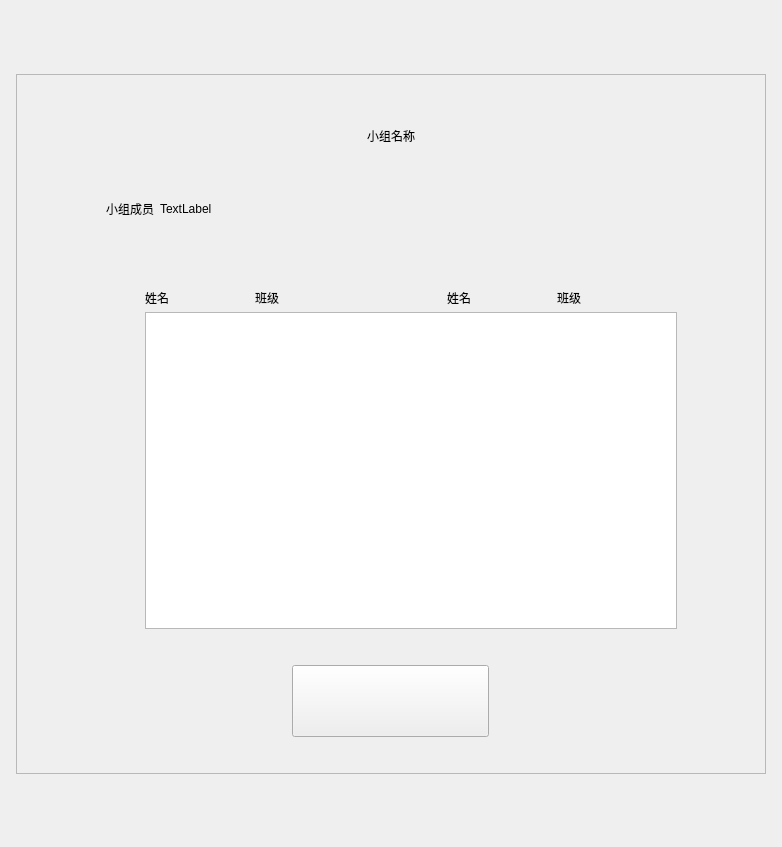
<?xml version="1.0" encoding="UTF-8"?>
<ui version="4.0">
 <class>SYAdminGroupMemberWindow</class>
 <widget class="QWidget" name="SYAdminGroupMemberWindow">
  <property name="geometry">
   <rect>
    <x>0</x>
    <y>0</y>
    <width>782</width>
    <height>847</height>
   </rect>
  </property>
  <property name="windowTitle">
   <string>SimLaparo</string>
  </property>
  <layout class="QVBoxLayout" name="verticalLayout_2">
   <item>
    <spacer name="verticalSpacer_4">
     <property name="orientation">
      <enum>Qt::Vertical</enum>
     </property>
     <property name="sizeHint" stdset="0">
      <size>
       <width>20</width>
       <height>87</height>
      </size>
     </property>
    </spacer>
   </item>
   <item>
    <layout class="QHBoxLayout" name="horizontalLayout_2">
     <item>
      <spacer name="horizontalSpacer_4">
       <property name="orientation">
        <enum>Qt::Horizontal</enum>
       </property>
       <property name="sizeHint" stdset="0">
        <size>
         <width>40</width>
         <height>20</height>
        </size>
       </property>
      </spacer>
     </item>
     <item>
      <widget class="QFrame" name="frame">
       <property name="minimumSize">
        <size>
         <width>750</width>
         <height>700</height>
        </size>
       </property>
       <property name="maximumSize">
        <size>
         <width>750</width>
         <height>700</height>
        </size>
       </property>
       <property name="frameShape">
        <enum>QFrame::StyledPanel</enum>
       </property>
       <property name="frameShadow">
        <enum>QFrame::Raised</enum>
       </property>
       <layout class="QVBoxLayout" name="verticalLayout" stretch="0,0">
        <property name="spacing">
         <number>0</number>
        </property>
        <property name="leftMargin">
         <number>80</number>
        </property>
        <property name="topMargin">
         <number>52</number>
        </property>
        <property name="rightMargin">
         <number>80</number>
        </property>
        <property name="bottomMargin">
         <number>36</number>
        </property>
        <item>
         <layout class="QVBoxLayout" name="verticalLayout_4">
          <property name="spacing">
           <number>0</number>
          </property>
          <item>
           <widget class="QLabel" name="lb_title">
            <property name="minimumSize">
             <size>
              <width>500</width>
              <height>0</height>
             </size>
            </property>
            <property name="text">
             <string>小组名称</string>
            </property>
            <property name="alignment">
             <set>Qt::AlignCenter</set>
            </property>
           </widget>
          </item>
          <item>
           <spacer name="verticalSpacer_7">
            <property name="orientation">
             <enum>Qt::Vertical</enum>
            </property>
            <property name="sizeType">
             <enum>QSizePolicy::Fixed</enum>
            </property>
            <property name="sizeHint" stdset="0">
             <size>
              <width>0</width>
              <height>45</height>
             </size>
            </property>
           </spacer>
          </item>
          <item>
           <widget class="QFrame" name="HeadFrame">
            <layout class="QHBoxLayout" name="TitleLayout">
             <item>
              <widget class="QLabel" name="lb_00">
               <property name="text">
                <string>小组成员</string>
               </property>
              </widget>
             </item>
             <item>
              <widget class="QLabel" name="lb_memernum">
               <property name="text">
                <string>TextLabel</string>
               </property>
              </widget>
             </item>
             <item>
              <spacer name="horizontalSpacer_6">
               <property name="orientation">
                <enum>Qt::Horizontal</enum>
               </property>
               <property name="sizeHint" stdset="0">
                <size>
                 <width>40</width>
                 <height>20</height>
                </size>
               </property>
              </spacer>
             </item>
            </layout>
           </widget>
          </item>
          <item>
           <spacer name="verticalSpacer_6">
            <property name="orientation">
             <enum>Qt::Vertical</enum>
            </property>
            <property name="sizeType">
             <enum>QSizePolicy::Fixed</enum>
            </property>
            <property name="sizeHint" stdset="0">
             <size>
              <width>0</width>
              <height>25</height>
             </size>
            </property>
           </spacer>
          </item>
          <item>
           <layout class="QHBoxLayout" name="horizontalLayout_4">
            <property name="spacing">
             <number>0</number>
            </property>
            <property name="bottomMargin">
             <number>0</number>
            </property>
            <item>
             <layout class="QVBoxLayout" name="verticalLayout_7" stretch="0">
              <property name="spacing">
               <number>0</number>
              </property>
              <item>
               <widget class="QFrame" name="frame_left">
                <layout class="QVBoxLayout" name="verticalLayout_9">
                 <property name="spacing">
                  <number>0</number>
                 </property>
                 <property name="leftMargin">
                  <number>48</number>
                 </property>
                 <property name="topMargin">
                  <number>30</number>
                 </property>
                 <property name="rightMargin">
                  <number>0</number>
                 </property>
                 <property name="bottomMargin">
                  <number>0</number>
                 </property>
                 <item>
                  <layout class="QHBoxLayout" name="horizontalLayout_5">
                   <property name="spacing">
                    <number>0</number>
                   </property>
                   <property name="leftMargin">
                    <number>0</number>
                   </property>
                   <item>
                    <widget class="QLabel" name="lb_name">
                     <property name="minimumSize">
                      <size>
                       <width>110</width>
                       <height>29</height>
                      </size>
                     </property>
                     <property name="maximumSize">
                      <size>
                       <width>110</width>
                       <height>29</height>
                      </size>
                     </property>
                     <property name="text">
                      <string>姓名</string>
                     </property>
                    </widget>
                   </item>
                   <item>
                    <widget class="QLabel" name="lb_class">
                     <property name="minimumSize">
                      <size>
                       <width>120</width>
                       <height>0</height>
                      </size>
                     </property>
                     <property name="maximumSize">
                      <size>
                       <width>120</width>
                       <height>16777215</height>
                      </size>
                     </property>
                     <property name="text">
                      <string>班级</string>
                     </property>
                    </widget>
                   </item>
                   <item>
                    <spacer name="horizontalSpacer_5">
                     <property name="orientation">
                      <enum>Qt::Horizontal</enum>
                     </property>
                     <property name="sizeType">
                      <enum>QSizePolicy::Expanding</enum>
                     </property>
                     <property name="sizeHint" stdset="0">
                      <size>
                       <width>80</width>
                       <height>20</height>
                      </size>
                     </property>
                    </spacer>
                   </item>
                   <item>
                    <widget class="QLabel" name="label">
                     <property name="minimumSize">
                      <size>
                       <width>110</width>
                       <height>0</height>
                      </size>
                     </property>
                     <property name="maximumSize">
                      <size>
                       <width>110</width>
                       <height>16777215</height>
                      </size>
                     </property>
                     <property name="text">
                      <string>姓名</string>
                     </property>
                    </widget>
                   </item>
                   <item>
                    <widget class="QLabel" name="label_2">
                     <property name="minimumSize">
                      <size>
                       <width>120</width>
                       <height>0</height>
                      </size>
                     </property>
                     <property name="maximumSize">
                      <size>
                       <width>120</width>
                       <height>16777215</height>
                      </size>
                     </property>
                     <property name="text">
                      <string>班级</string>
                     </property>
                    </widget>
                   </item>
                  </layout>
                 </item>
                 <item>
                  <widget class="QListWidget" name="list_this">
                   <property name="minimumSize">
                    <size>
                     <width>532</width>
                     <height>0</height>
                    </size>
                   </property>
                   <property name="maximumSize">
                    <size>
                     <width>260</width>
                     <height>16777215</height>
                    </size>
                   </property>
                   <property name="focusPolicy">
                    <enum>Qt::NoFocus</enum>
                   </property>
                   <property name="editTriggers">
                    <set>QAbstractItemView::NoEditTriggers</set>
                   </property>
                  </widget>
                 </item>
                </layout>
               </widget>
              </item>
             </layout>
            </item>
            <item>
             <spacer name="horizontalSpacer">
              <property name="orientation">
               <enum>Qt::Horizontal</enum>
              </property>
              <property name="sizeHint" stdset="0">
               <size>
                <width>40</width>
                <height>20</height>
               </size>
              </property>
             </spacer>
            </item>
            <item>
             <spacer name="horizontalSpacer_2">
              <property name="orientation">
               <enum>Qt::Horizontal</enum>
              </property>
              <property name="sizeHint" stdset="0">
               <size>
                <width>40</width>
                <height>20</height>
               </size>
              </property>
             </spacer>
            </item>
            <item>
             <layout class="QVBoxLayout" name="verticalLayout_5">
              <property name="spacing">
               <number>25</number>
              </property>
             </layout>
            </item>
           </layout>
          </item>
         </layout>
        </item>
        <item>
         <widget class="QFrame" name="frambottom">
          <layout class="QVBoxLayout" name="verticalLayout_3">
           <property name="spacing">
            <number>0</number>
           </property>
           <property name="leftMargin">
            <number>0</number>
           </property>
           <property name="topMargin">
            <number>0</number>
           </property>
           <property name="rightMargin">
            <number>0</number>
           </property>
           <property name="bottomMargin">
            <number>0</number>
           </property>
           <item>
            <spacer name="verticalSpacer_3">
             <property name="orientation">
              <enum>Qt::Vertical</enum>
             </property>
             <property name="sizeType">
              <enum>QSizePolicy::Fixed</enum>
             </property>
             <property name="sizeHint" stdset="0">
              <size>
               <width>20</width>
               <height>36</height>
              </size>
             </property>
            </spacer>
           </item>
           <item>
            <layout class="QHBoxLayout" name="horizontalLayout">
             <item>
              <widget class="QPushButton" name="bt_conform">
               <property name="minimumSize">
                <size>
                 <width>197</width>
                 <height>72</height>
                </size>
               </property>
               <property name="maximumSize">
                <size>
                 <width>197</width>
                 <height>72</height>
                </size>
               </property>
               <property name="text">
                <string/>
               </property>
              </widget>
             </item>
            </layout>
           </item>
          </layout>
         </widget>
        </item>
       </layout>
      </widget>
     </item>
     <item>
      <spacer name="horizontalSpacer_3">
       <property name="orientation">
        <enum>Qt::Horizontal</enum>
       </property>
       <property name="sizeHint" stdset="0">
        <size>
         <width>40</width>
         <height>20</height>
        </size>
       </property>
      </spacer>
     </item>
    </layout>
   </item>
   <item>
    <spacer name="verticalSpacer_5">
     <property name="orientation">
      <enum>Qt::Vertical</enum>
     </property>
     <property name="sizeHint" stdset="0">
      <size>
       <width>20</width>
       <height>86</height>
      </size>
     </property>
    </spacer>
   </item>
  </layout>
 </widget>
 <resources/>
 <connections/>
</ui>
